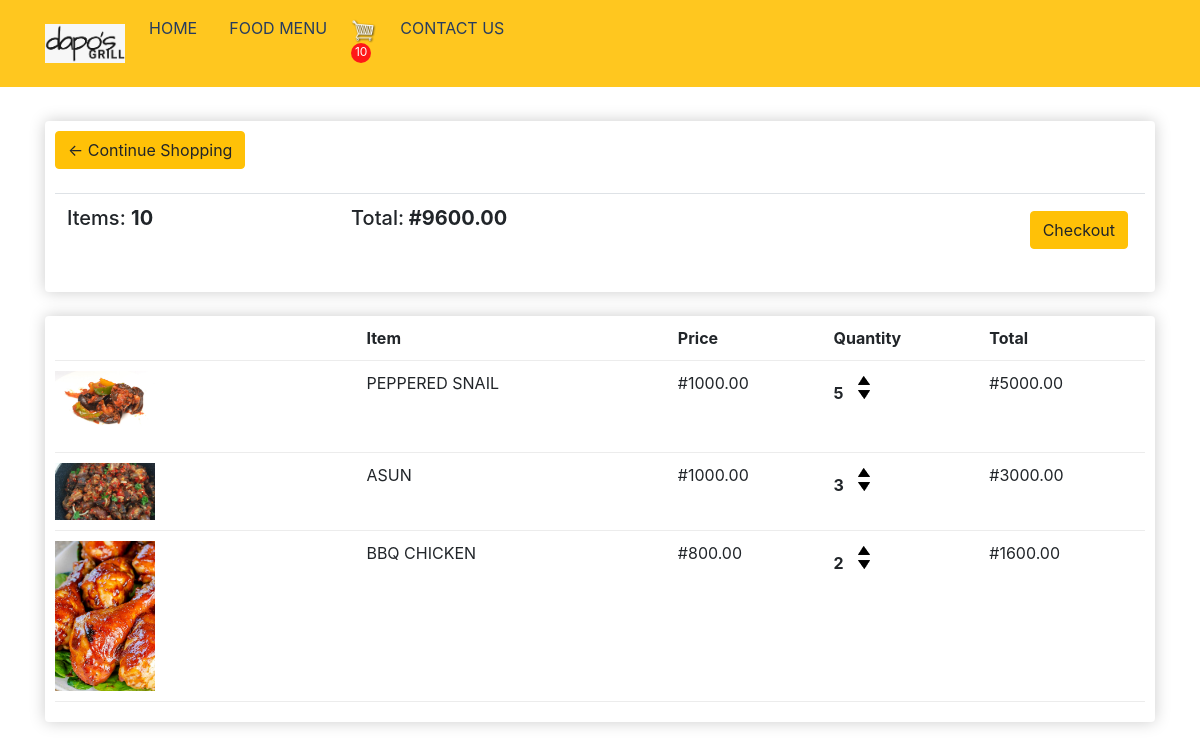
The app's page /cart/ (signed in) with its own data.
### store/models.py (models this page shows, shortened)
class Order(models.Model):
    customer = models.ForeignKey(Customer, null=True, blank=True, on_delete=models.SET_NULL)
    date_ordered = models.DateTimeField(auto_now_add=True)
    complete = models.BooleanField(default=False)
    transaction_id = models.IntegerField(null=True)
    order_status = models.CharField(max_length = 100, choices = ORDER_STATUS, default="Order Not Yet Recieved")
    @property
    def get_cart_total(self):
        orderitems = self.orderitem_set.all()
        total = sum([item.get_total for item in orderitems])
        return total
    @property
    def get_cart_item(self):
        orderitems = self.orderitem_set.all()
        total = sum([item.quantity for item in orderitems])
        return total

class OrderItem(models.Model):
    product = models.ForeignKey(Product, null=True, blank=True, on_delete=models.SET_NULL)
    order = models.ForeignKey(Order, null=True, blank=True, on_delete=models.SET_NULL)
    quantity = models.IntegerField(default=0, null=True, blank=True)
    date_added= models.DateTimeField(auto_now_add=True)
    @property
    def get_total(self):
        total = self.product.price * self.quantity
        return total

class Product(models.Model):
    name = models.CharField(max_length=100,null=True)
    price = models.DecimalField(max_digits = 7, decimal_places=2)
    digital = models.BooleanField(default=False,null=True, blank=True)
    image = models.ImageField(null=True, blank=True)
    @property
    def imageURL(self):
        try:
            url = self.image.url
        except:
            url = ''
        return url

### store/views.py (the view)
# urls.py: path('cart/', views.cart, name="cart"),
def cart(request):
    data = cartData(request)
    cartItems = data['cartItems']
    order = data['order']
    items = data['items']
    context = {'items':items, 'order':order,'cartItems': cartItems}
    return render(request, 'store/cart.html', context)

### store/utils.py (called while the page is built)
def cartData(request):
    if request.user.is_authenticated:
        customer = request.user.customer
        order, created = Order.objects.get_or_create(customer=customer, complete=False)
        items = order.orderitem_set.all()
        cartItems = order.get_cart_item
    else:
        cookieData = cookieCart(request)
        cartItems = cookieData['cartItems']
        order = cookieData['order']
        items = cookieData['items']
    return {'items':items,'order':order,'cartItems': cartItems}

### store/Templates/store/cart.html (shortened to what this page needs)
{% extends 'store/main.html' %}
{% load static %}
{% block content %}
	<div class="row">
		<div class="col-lg-12">
			<div class="box-element">
				<a  class="btn btn-warning" href="{% url 'store' %}">&#x2190; Continue Shopping</a>
				<br>
				<br>
				<table class="table">
					<tr>
						<th><h5>Items: <strong>{{order.get_cart_item}}</strong></h5></th>
						<th><h5>Total:<strong> #{{order.get_cart_total|floatformat:2}}</strong></h5></th>
						<th>
							<a  style="float:right; margin:5px;" class="btn btn-warning" href="{% url 'checkout' %}">Checkout</a>
						</th>
					</tr>
				</table>
			</div>
			<br>
			<div class="box-element">
				<div class="cart-row">
					<div style="flex:2"></div>
					<div style="flex:2"><strong>Item</strong></div>
					<div style="flex:1"><strong>Price</strong></div>
					<div style="flex:1"><strong>Quantity</strong></div>
					<div style="flex:1"><strong>Total</strong></div>
				</div>
                {% for item in items%}
				<div class="cart-row">
					<div style="flex:2"><img class="row-image" src="{{item.product.imageURL}}"></div>
					<div style="flex:2"><p>{{item.product.name}}</p></div>
					<div style="flex:1"><p>#{{item.product.price|floatformat:2}}</p></div>
					<div style="flex:1">
						<p class="quantity">{{item.quantity}}</p>
						<div class="quantity">
							<img data-product = {{item.product.id}} data-action='add' class="chg-quantity update-cart" src="{% static  'images/arrow-up.png' %}">
							<img data-product = {{item.product.id}} data-action='remove' class="chg-quantity update-cart" src="{% static  'images/arrow-down.png' %}">
						</div>
					</div>
					<div style="flex:1"><p>#{{item.get_total|floatformat:2}}</p></div>
                </div>
                {%endfor%}
			</div>
        </div>
	</div>
{% endblock content %}

### store/Templates/store/main.html (shortened to what this page needs)
<!DOCTYPE html>
{% load static %}
<html>
    <head>
        <link rel="stylesheet" href="{% static 'css/main.css' %}">
        <link rel="stylesheet" href="{% static 'css/all.css'%}">
        <link rel="stylesheet" href="{% static 'css/bootstrap.css'%}">
        <link rel="stylesheet" href="{% static 'css/style.css'%}">
        <link rel="stylesheet" href="{% static 'css/homestyle.css'%}">
</head>
  <body>
<nav class="navbar navbar-expand-lg bg-warning sticky-top">
  <div class="container">
    <a class="navbar-brand" href="{% url 'home' %}">
      <img src="{% static 'images/logo2.jpg'%}" class="logo" alt="">
    </a>
    <div class="collapse navbar-collapse" id="navbarNavAltMarkup">
      <ul class="navbar-nav">
        <li class="nav-item mr-3">
          <a class="nav-link" href="{% url 'home' %}">Home</a>
        </li>
        <li class="nav-item mr-3">
          <a class="nav-link" href="{% url 'store' %}">Food Menu</a>
        </li>
        <li class="nav-item mr-3 " >
          <a href="{% url 'cart' %}">
              <img  id="cart-icon" src="{% static 'images/cart.png' %}">
          </a>
          <p id="cart-total">{{cartItems}}</p>
        </li>
        <li class="nav-item mr-3">
          <a class="nav-link" href=" / "> Contact Us</a>
        </li>
      </ul>
    </div>
  </div>
</nav>
<div class="container">
    <br>
    {% block content %}
    {% endblock content %}
</div>
</body>
</html>

### dapogrill/static/css/main.css (style rules this page uses)
body { background-color: hsl(0, 0%, 98%); }
h1,h2,h3,h4,h5,h6 { color:hsl(0, 0%, 30%); }
.box-element { box-shadow:hsl(0, 0%, 80%) 0 0 16px; background-color: #fff; border-radius: 4px; padding: 10px; }
#cart-icon { width:25px; margin-left: 0px; margin-top: 10px; }
#cart-total { display: block; text-align: center; color:#fff; background-color: red; width: 20px; height: 20px; border-radius: 50%; font-size: 12px; }
.col-lg-4, .col-lg-6, .col-lg-8, .col-lg-12 { margin-top: 10px; }
.btn { border-radius: 0; }
.row-image { width: 100px; }
.cart-row { display: flex; align-items: flex-stretch; padding-bottom: 10px; margin-bottom: 10px; border-bottom: 1px solid #ececec; }
.quantity { display: inline-block; font-weight: 700; padding-right:10px; }
.chg-quantity { width: 12px; cursor: pointer; display: block; margin-top: 5px; transition:.1s; }

### dapogrill/static/css/style.css (style rules this page uses)
img { width: 100%; }
.logo { width: 80px; }
.navbar { opacity: 0.9; text-transform: uppercase; }

### records on screen
Order: get_cart_item "10", get_cart_total "9600.00"
OrderItem: product.imageURL (picture), product.name "PEPPERED SNAIL", product.price "1000.00", quantity "5", get_total "5000.00"
OrderItem: product.imageURL (picture), product.name "ASUN", product.price "1000.00", quantity "3", get_total "3000.00"
OrderItem: product.imageURL (picture), product.name "BBQ CHICKEN", product.price "800.00", quantity "2", get_total "1600.00"

### other values on screen
{{ cartItems }} "10"
